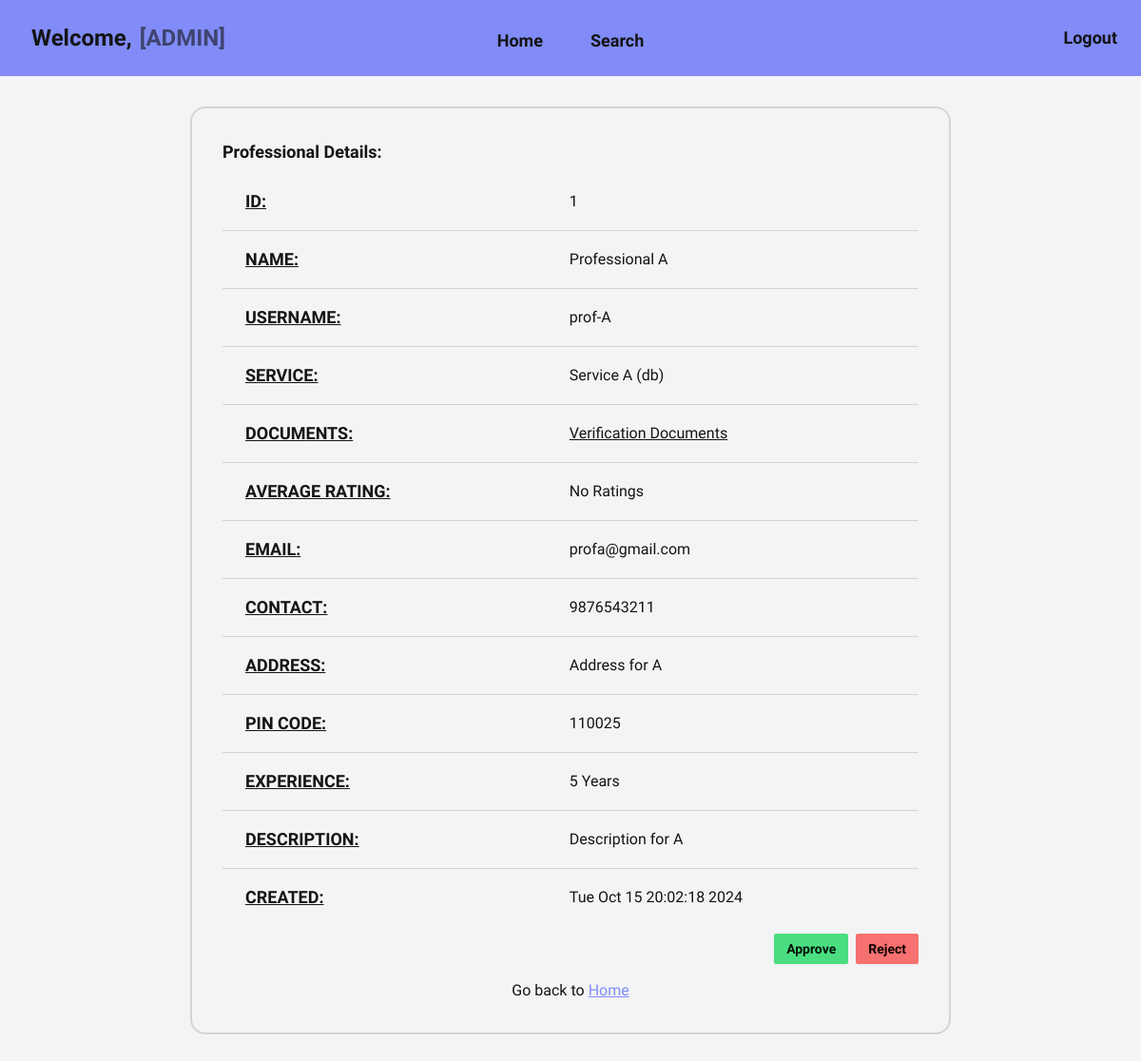
Page /admin/professional/details/1 on the earlier database version.
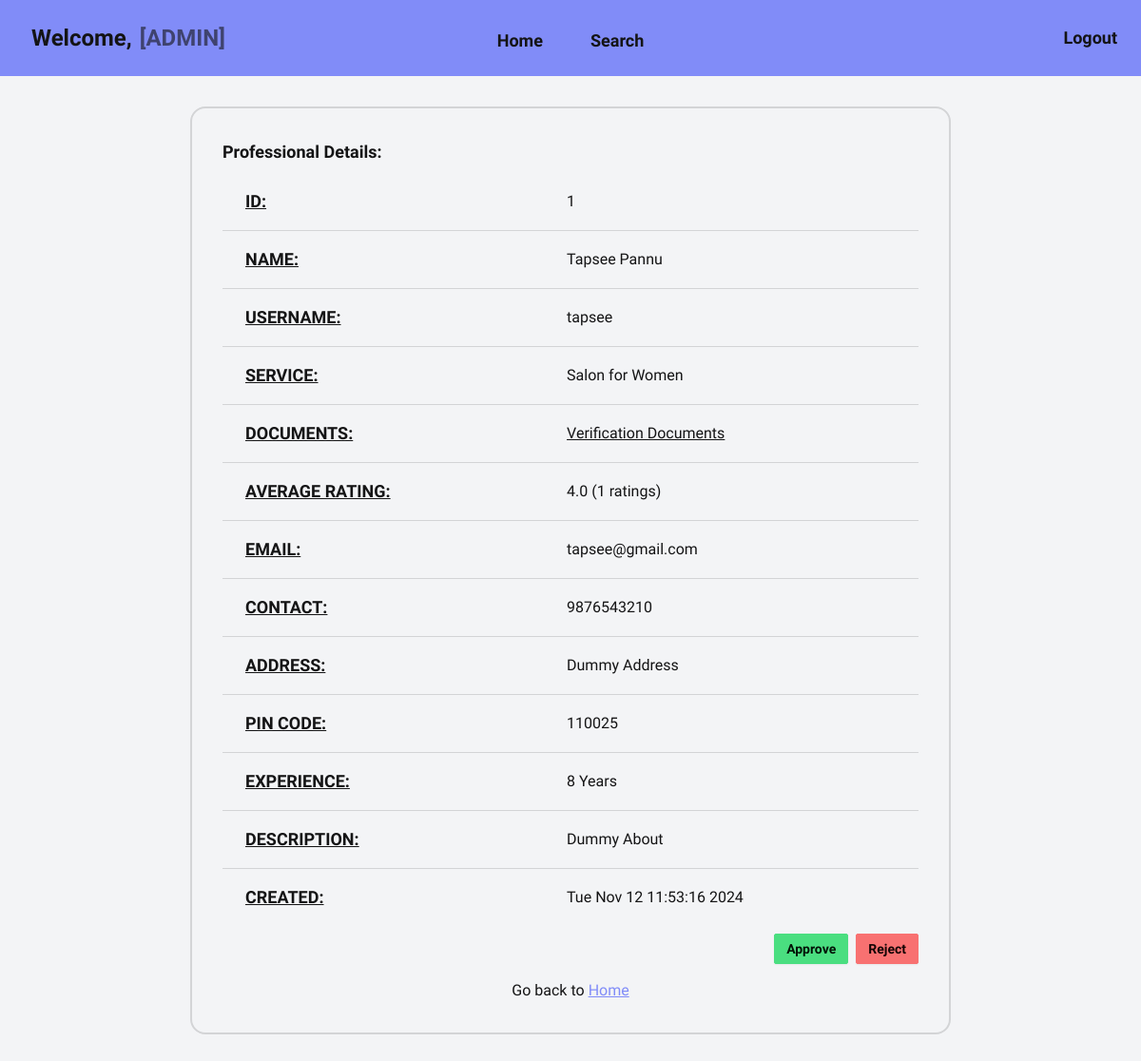
Same page on the later database version.
### models.py (models this page shows, shortened)
class User(db.Model, UserMixin):
    __tablename__ = 'user'
    id: Mapped[int] = mapped_column(
        Integer, primary_key=True, autoincrement="auto")
    fullname: Mapped[str] = mapped_column(String(200))
    username: Mapped[str] = mapped_column(String(30), unique=True)
    email: Mapped[str] = mapped_column(String(200), unique=True)
    password: Mapped[str] = mapped_column(String(40))
    role: Mapped[str] = mapped_column(String(200))

class Service(db.Model):
    __tablename__ = 'service'
    id: Mapped[int] = mapped_column(
        Integer, primary_key=True, autoincrement="auto")
    name: Mapped[str] = mapped_column(String(200))
    price: Mapped[int] = mapped_column(Integer)
    timereq: Mapped[Optional[int]] = mapped_column(Integer)  # in hours
    description: Mapped[str] = mapped_column(Text)
    professionals: Mapped[List["Professional"]
                          ] = relationship(back_populates="service")
    created: Mapped[Optional[datetime]] = mapped_column(
        DateTime, server_default=func.now())
    updated: Mapped[Optional[datetime]] = mapped_column(
        DateTime, default=func.now(), onupdate=func.now())

class Professional(db.Model):
    __tablename__ = 'professional'
    id: Mapped[int] = mapped_column(
        Integer, primary_key=True, autoincrement="auto")
    user_id: Mapped[int] = mapped_column(ForeignKey("user.id"))
    user: Mapped["User"] = relationship(cascade="all,delete")
    contact: Mapped[str] = mapped_column(String(10), unique=True)
    address: Mapped[str] = mapped_column(Text)
    pincode: Mapped[str] = mapped_column(String(6))
    experience: Mapped[int] = mapped_column(Integer)
    description: Mapped[str] = mapped_column(Text)
    approval: Mapped[Optional[str]] = mapped_column(String, default="PENDING")
    service_id: Mapped[int] = mapped_column(ForeignKey("service.id"))
    service: Mapped["Service"] = relationship(back_populates="professionals")
    created: Mapped[Optional[datetime]] = mapped_column(
        DateTime, server_default=func.now())
    updated: Mapped[Optional[datetime]] = mapped_column(
        DateTime, default=func.now(), onupdate=func.now())
    def get_avg_rating(self):
        sql = select(func.avg(ServiceRequest.rating), func.count()).where(
            ServiceRequest.service_id == self.service_id,
            ServiceRequest.professional_id == self.id,
            ServiceRequest.status == "CLOSED"
        ).group_by(ServiceRequest.service_id)
        result = db.session.execute(sql).first()
        if not result:
            return "No Ratings"
        avg, count = result
        return f"{round(avg, 2)} ({count} ratings)"
    def get_docs_file(self):
        docspath = f"PROF_DOCS/PROF_DOCS_{self.id}.pdf"
        return url_for("static", filename=docspath)

### views.py (the view)
@app.route("/admin/professional/details/<prof_id>")
def prof_details(prof_id):
    prof = get_with_id(Professional, prof_id)
    if not prof:
        return redirect(url_for('not_found'))
    return render_template("admin/professional/details.html", prof=prof)

### models.py (called while the page is built)
def get_with_id(model, pkid):
    sql = select(model).where(model.id == pkid)
    result = db.session.scalars(sql).first()
    return result

### templates/admin/professional/details.html (shortened to what this page needs)
{% extends "base/admin/loggedin.html" %}
{% block content %}
<section class="w-2/3 card card-bordered border-2">
  <div class="card-body">
    {% if prof %}
    <h2 class="card-title text-lg">Professional Details:</h2>
    <table class="table table-lg">
      <tbody>
        <tr>
          <td class="text-lg font-bold underline">ID:</td>
          <td>{{ prof.id }}</td>
        </tr>
        <tr>
          <td class="text-lg font-bold underline">NAME:</td>
          <td>{{ prof.user.fullname }}</td>
        </tr>
        <tr>
          <td class="text-lg font-bold underline">USERNAME:</td>
          <td>{{ prof.user.username }}</td>
        </tr>
        <tr>
          <td class="text-lg font-bold underline">SERVICE:</td>
          <td>{{ prof.service.name }}</td>
        </tr>
        <tr>
          <td class="text-lg font-bold underline">DOCUMENTS:</td>
          <td>
            <a href="{{ prof.get_docs_file() }}" class="link" download>Verification Documents</a>
          </td>
        </tr>
        <tr>
          <td class="text-lg font-bold underline">AVERAGE RATING:</td>
          <td>{{ prof.get_avg_rating() }}</td>
        </tr>
        <tr>
          <td class="text-lg font-bold underline">EMAIL:</td>
          <td>{{ prof.user.email }}</td>
        </tr>
        <tr>
          <td class="text-lg font-bold underline">CONTACT:</td>
          <td>{{ prof.contact }}</td>
        </tr>
        <tr>
          <td class="text-lg font-bold underline">ADDRESS:</td>
          <td>{{ prof.address }}</td>
        </tr>
        <tr>
          <td class="text-lg font-bold underline">PIN CODE:</td>
          <td>{{ prof.pincode }}</td>
        </tr>
        <tr>
          <td class="text-lg font-bold underline">EXPERIENCE:</td>
          <td>{{ prof.experience }} Years</td>
        </tr>
        <tr>
          <td class="text-lg font-bold underline">DESCRIPTION:</td>
          <td>{{ prof.description }}</td>
        </tr>
        <tr>
          <td class="text-lg font-bold underline">CREATED:</td>
          <td>{{ prof.created.ctime() }}</td>
        </tr>
      </tbody>
    </table>
    <div class="flex items-center justify-end gap-2">
      <a href="{{ url_for('prof_approve', prof_id=prof.id) }}">
        <button class="btn btn-sm btn-success">Approve</button>
      </a>
      <a href="{{ url_for('prof_reject', prof_id=prof.id) }}">
        <button class="btn btn-sm btn-error">Reject</button>
      </a>
    </div>
    {% else %}
    <p class="text-center text-lg font-bold">Requested professional not found</p>
    {% endif %}
    <p class="text-center pt-2">
      Go back to <a href="{{ url_for('admin_home') }}" class="link link-primary">Home</a>
    </p>
  </div>
</section>
{% endblock %}

Differences in the rows shown:
removed Service: service.name "Service A (db)"
changed Professional id 1: get_avg_rating (not shown) → "4.0 (1 ratings)"; contact "9876543211" → "9876543210"; address "Address for A" → "Dummy Address"; experience "5" → "8"; description "Description for A" → "Dummy About"; created.ctime "Tue Oct 15 20:02:18 2024" → "Tue Nov 12 11:53:16 2024"
changed User: user.fullname "Professional A" → "Tapsee Pannu"; user.username "prof-A" → "tapsee"; user.email "profa@gmail.com" → "tapsee@gmail.com"
now on this page (row edited): Service: service.name "Salon for Women"
Other differences:
{{ prof.get_avg_rating() }}: "No Ratings" → (not shown)
